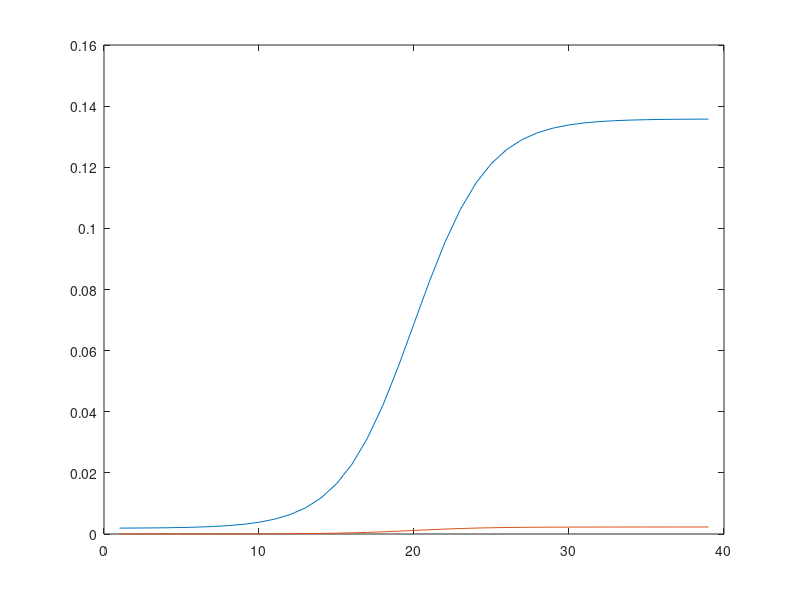

This chart was generated by the following MATLAB code:
sigmoidreal = @(x) 1./(1.+e.^-x);

rescale =  0.133923834850281;
reoffset = 0.00188312488556502;
low = -8;
high = 8;
vals = low:(high-low)/ceil(32*300/256):high; % I lookup in a range 1:300... shift is 0-255...
t = sigmoidreal(vals)*rescale + reoffset;

clockorig = 985248.400000;
clocknew = 58333333.0;

%origscale = 2.0*sin(M_PI*freqval/clockorig);
freqval = asin(t/2)*clockorig/pi;
tadj = 2*sin(pi*freqval/clocknew);

plot(t);
hold all;
plot(tadj);
for i=1:numel(t)
  fprintf('"%s",',dec2bin(floor((2^21-1)*tadj(i)),18));
endfor
fprintf('      ');

for i=1:numel(tadj)
  fprintf('%f,',floor((2^21-1)*tadj(i)));
endfor


